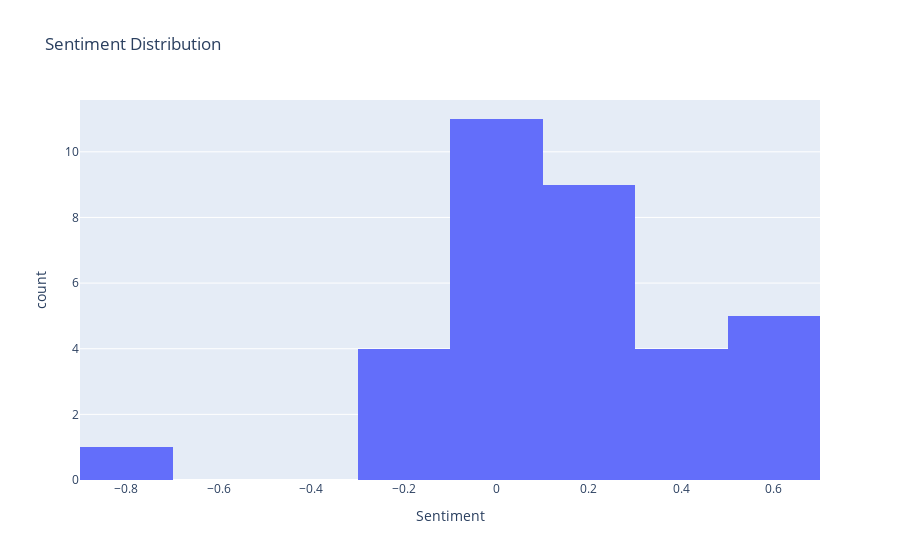

Write notebook code for a chart like this one.
### Code cell
df['Sentiment'] = df['Article'].apply(lambda x: TextBlob(x).sentiment.polarity)

# Sentiment Distribution
fig = px.histogram(df, x='Sentiment', title='Sentiment Distribution')
fig.show()

### Figure 1 — Plotly figure (JSON) as saved in the notebook; plotly's stock layout.template omitted (floating-point values rounded to 4 significant figures)
{"data": [{"alignmentgroup": "True", "bingroup": "x", "hovertemplate": "Sentiment=%{x}<br>count=%{y}<extra></extra>", "legendgroup": "", "marker": {"color": "#636efa", "pattern": {"shape": ""}}, "name": "", "offsetgroup": "", "orientation": "v", "showlegend": false, "type": "histogram", "x": [0.6667, 0.02083, 0.6, 0.625, -0.1014, 0.6, 0.2833, 0.05, 0.4067, -0.1083, 0.3469, 0.58, 0.4792, 0.2, 0.01667, 0, -0.075, 0, 0.15, 0.08333, -0.2344, 0, 0.1577, -0.8, 0.09111, 0.4, 0.175, 0.2455, 0.1189, 0.0898, 0.27, 0.2886, -0.1812, 0], "xaxis": "x", "yaxis": "y"}], "layout": {"barmode": "relative", "legend": {"tracegroupgap": 0}, "title": {"text": "Sentiment Distribution"}, "xaxis": {"anchor": "y", "domain": [0, 1], "title": {"text": "Sentiment"}}, "yaxis": {"anchor": "x", "domain": [0, 1], "title": {"text": "count"}}}}
